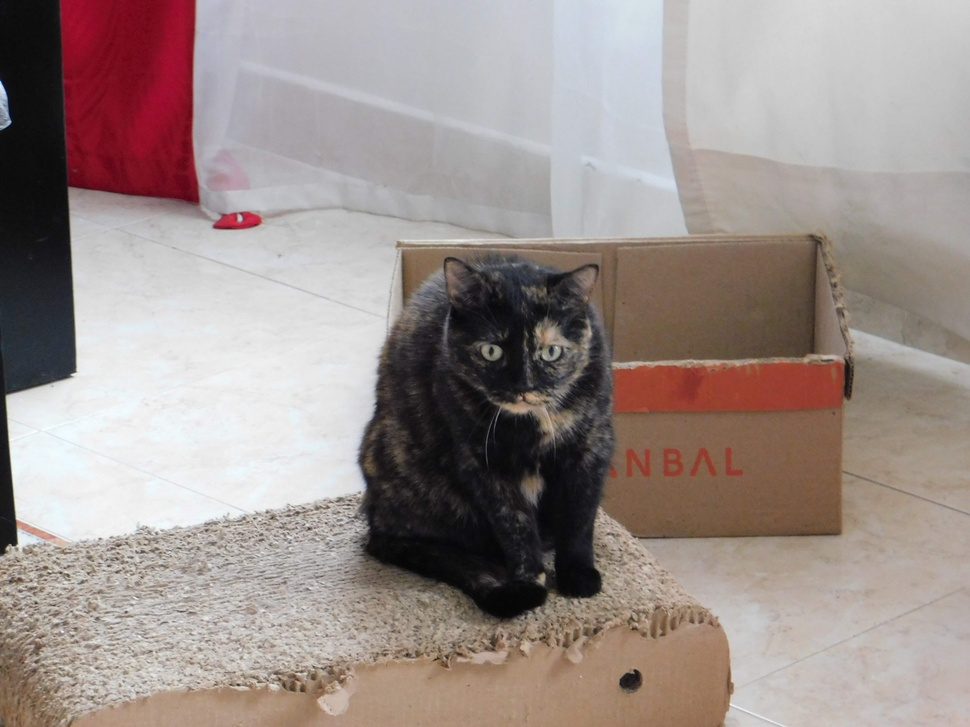
#> input picture images/hog_intro/DSCN0098.jpg, 970 x 727 px, shrunk from 4608 x 3456 before the run
$ jupyter execute 'HOG object detector .ipynb'   (shell and % lines are left out)
#> lines starting #> are read from the running program, lines starting #| are printed output that depends on the picture
# Author: Jose Garcia

[cell 1]
from matplotlib import pyplot as plt
import cv2
import glob
import random

[cell 2]
# How OpenCV manages images?

# Images are just arrays, let's see the first four rows of an image array
image = cv2.imread("images/hog_intro/DSCN0098.jpg")
#> image is the input picture: shape (727, 970, 3); mean B, G, R 139.9, 143.6, 156.2
image[0:4]

What did I print? What those numbers mean?

Most of the computers interpret an image as an array of color representation of 8 bits, this means, a number between 0 and 255. What you see in the last print statemen is this representation splitted into three different color channels: Red, Green and Blue, represented by a matrix that stores the pixels color representation of the image, this is what your computer 'sees' and that is why artificial vision applications requires some of math to be developed. For our fortune, OpenCV treats with it for us !!

<hr>

The vectors inside our arrays represents the colors in a 8-bit resolution
<div style="width:200px;overflow:hidden">
    <div style="background-color:red;height:10px;width:10px;display:inline-block">
    </div>
    <div style="display:inline-block">
        Pure Red [255, 0, 0]
    </div>
</div>

<div style="width:400px;overflow:hidden">
    <div style="background-color:rgb(255,255,0);height:10px;width:10px;display:inline-block">
    </div>
    <div style="display:inline-block">
        Mix of Red and Green [255, 255, 0]
    </div>
</div>

<div style="width:400px;overflow:hidden">
    <div style="background-color:rgb(0,127,127);height:10px;width:10px;display:inline-block">
    </div>
    <div style="display:inline-block">
        Attenuate mix of Green and Blue [0, 127, 127]
    </div>
</div>

[cell 3]
# Let's show the image to see how this array 'looks'

plt.axis('off')
plt.imshow(image)
plt.show()

Why the first signal is plotted in a 'strange' way?

Images are treated as an array of three channels: Red, Green and Blue. Opencv treats with them as BGR while matplot treats with them as RGB.

Let's solve this

[cell 4]
image_rgb = cv2.cvtColor(image, cv2.COLOR_BGR2RGB)
plt.axis('off')
plt.imshow(image_rgb)
plt.show()

[cell 5]
# let's plot other images

def retrieve_img_file_paths(path, img_format="jpg"):
    return glob.glob("{}/*.{}".format(path, img_format), recursive=True)

paths = retrieve_img_file_paths("images/hog_intro")

images = random.choices(paths, k=2)

plt.subplot(121)
plt.axis('off')
plt.title('Image 1')
plt.imshow(cv2.cvtColor(cv2.imread(images[0]), cv2.COLOR_BGR2RGB))
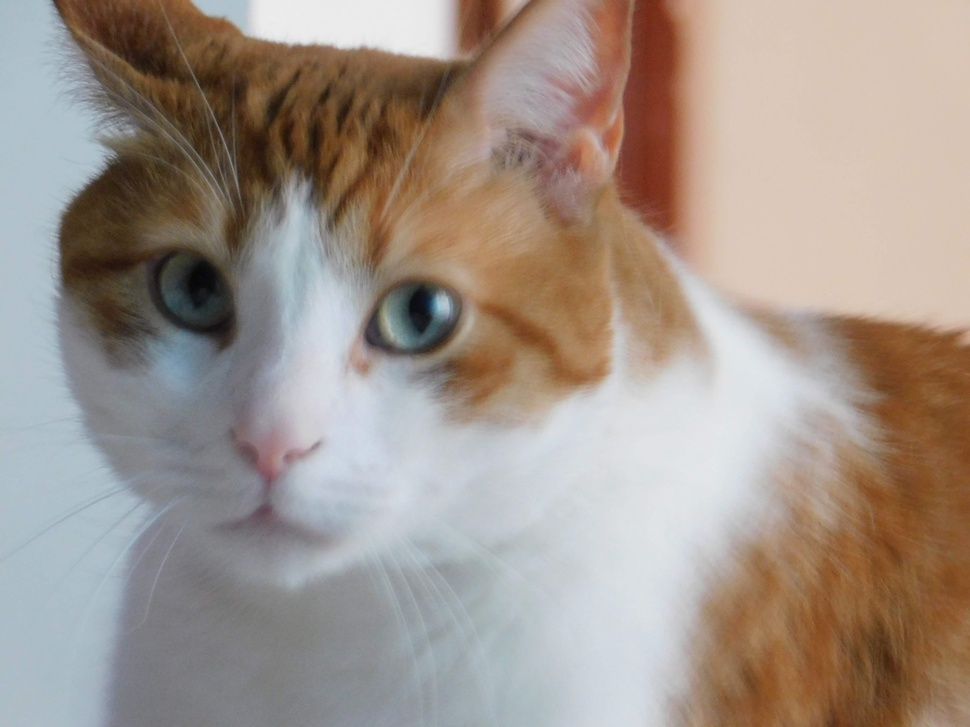
#> input picture images/hog_intro/DSCN0129.jpg, 970 x 727 px, shrunk from 4608 x 3456 before the run
plt.subplot(122)
plt.axis('off')
plt.title('Image 2')
plt.imshow(cv2.cvtColor(cv2.imread(images[1]), cv2.COLOR_BGR2RGB))
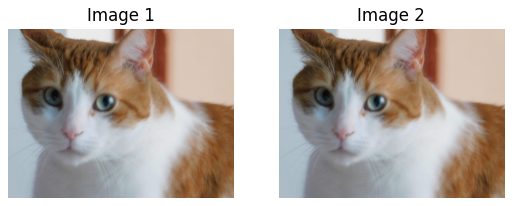
#> figure drawn by matplotlib, 2 panels

[cell 6]
# Images also has width and height

image_1 = cv2.imread(images[0])
#> image_1 is the input picture: shape (727, 970, 3); mean B, G, R 139, 148.1, 160.9
image_2 = cv2.imread(images[1])
print(image_1.shape, image_2.shape)
#| (727, 970, 3) (727, 970, 3)

## Grayspace Images

From our previous job, we know that an image is represented as a RGB matrix, but to process a three columns matrix can be computationally costly and because of this many applications transforms the image in a vector array of 'gray' pixels intensities.

Be careful, a grayscale space vector does not mean black or white, it is a new representation of the RGB space:

Y = 0.299 x R + 0.587 x G + 0.114 x B

due to the cones and receptors in our eyes, we are able to perceive nearly 2x the amount of green than red. And similarly, we notice over twice the amount of red than blue. Thus, we make sure to account for this when converting from RGB to grayscale.

[cell 7]
# Gray Scale Images

image = cv2.imread("images/hog_intro/DSCN0129.jpg")
gray = cv2.cvtColor(image, cv2.COLOR_BGR2GRAY)
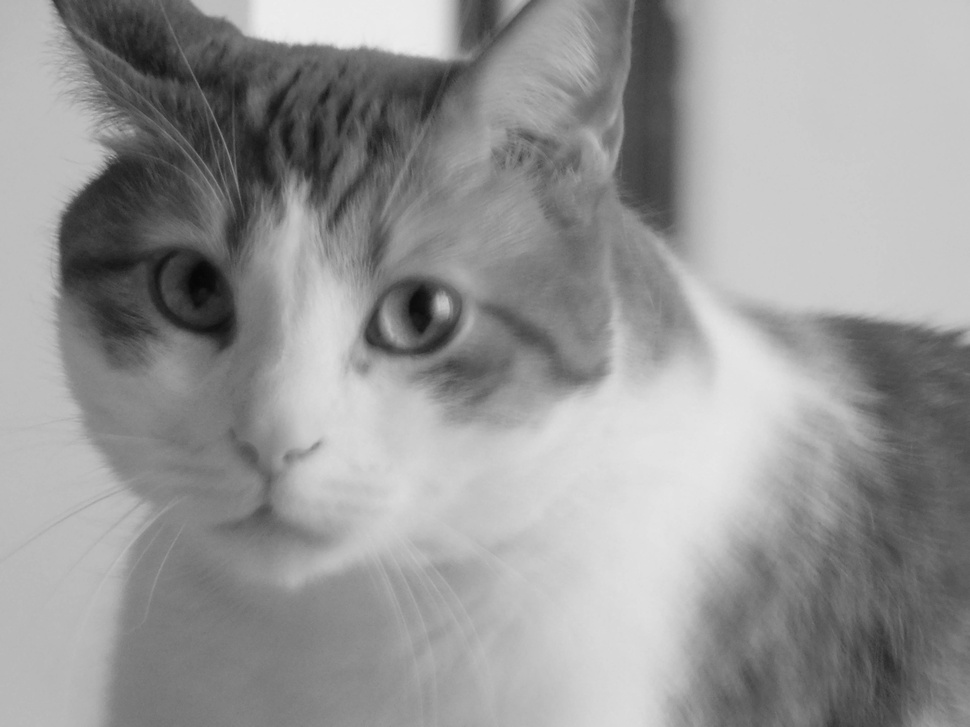
#> gray: shape (727, 970); min 7, max 238, mean 150.9

plt.figure(figsize=(20, 20))
plt.subplot(121)
plt.title('Original')
plt.axis('off')
plt.imshow(cv2.cvtColor(image, cv2.COLOR_BGR2RGB))
plt.subplot(122)
plt.title('gray')
plt.axis('off')
plt.imshow(gray, cmap='gray')
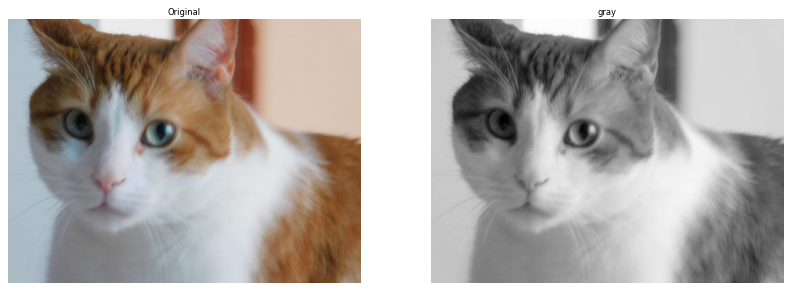
#> figure drawn by matplotlib, 2 panels

[cell 8]
# Gray Scale images are just vectors, not arrays!!!!!

gray[0:4]

## Image histogram

Histograms capture the frequency distribution of a set of data. From [pyimagsearch blog](https://www.pyimagesearch.com/2014/01/22/clever-girl-a-guide-to-utilizing-color-histograms-for-computer-vision-and-image-search-engines/):
"A histogram represents the distribution of pixel intensities (whether color or gray- scale) in an image. It can be visualized as a graph (or plot) that gives a high-level intuition of the intensity (pixel value) distribution. We are going to assume a RGB color space in this example, so these pixel values will be in the range of 0 to 255"

[cell 9]
image = cv2.imread("images/hog_intro/DSCN0129.jpg")
chans = cv2.split(image)
colors = ("b", "g", "r")
plt.figure(figsize=(20, 10))

plt.subplot(121)
plt.title('Original')
plt.axis('off')
plt.imshow(cv2.cvtColor(image, cv2.COLOR_BGR2RGB))
plt.subplot(122)

plt.title("'Flattened' Color Histogram")
plt.xlabel("Bins")
plt.ylabel("# of Pixels")

for (chan, color) in zip(chans, colors):
    hist = cv2.calcHist([chan], [0], None, [256], [0, 256])
    plt.plot(hist, color = color)
    plt.xlim([0, 256])
#> this loop made 3 passes
#> color on passes 1 to 3: 'b', 'g', 'r'
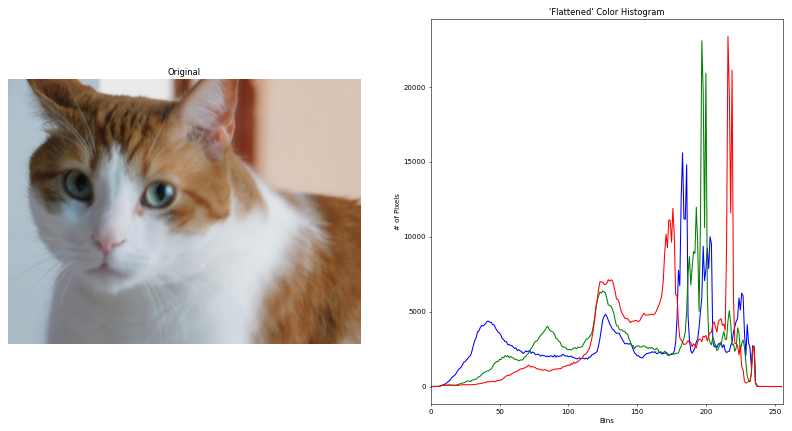
#> figure drawn by matplotlib, 2 panels; panel 2: curve peaks at x = 183, y = 15608; panel 2: curve peaks at x = 197, y = 23093; panel 2: curve peaks at x = 216, y = 23381

[cell 10]
image = cv2.imread("images/hog_intro/DSCN0129.jpg")
chans = cv2.split(image)
colors = ("b", "g", "r")
plt.figure(figsize=(20, 10))

plt.subplot(121)
plt.title('Original')
plt.axis('off')
plt.imshow(cv2.cvtColor(image, cv2.COLOR_BGR2RGB))
plt.subplot(122)

plt.title("'Normalized' Color Histogram")
plt.xlabel("Bins")
plt.ylabel("# of Pixels")

for (chan, color) in zip(chans, colors):
    hist = cv2.calcHist([chan], [0], None, [256], [0, 256])
    hist = hist / hist.sum()
    plt.plot(hist, color = color)
    plt.xlim([0, 256])
#> figure, not shown here; panel 2: curve peaks at x = 183, y = 0.0221; panel 2: curve peaks at x = 197, y = 0.0327; panel 2: curve peaks at x = 216, y = 0.0332

[cell 11]
# Histograms in gray images
image = cv2.imread("images/hog_intro/DSCN0129.jpg", 0)
plt.figure(figsize=(20, 10))

plt.subplot(121)
plt.title('Original')
plt.axis('off')
plt.imshow(cv2.cvtColor(image, cv2.COLOR_BGR2RGB))
plt.subplot(122)

plt.title("'Normalized' Gray Histogram")
plt.xlabel("Bins")
plt.ylabel("# of Pixels")

hist = cv2.calcHist([image], [0], None, [256], [0, 256])
#> hist = 256 values, max 24888 at index 201, min 0 at index 0, mean 2754.6
hist = hist / hist.sum()
#> hist = 256 values, max 0.0353 at index 201, min 0 at index 0, mean 0.00391
plt.plot(hist)
plt.xlim([0, 256])
#> Out = (0, 256)
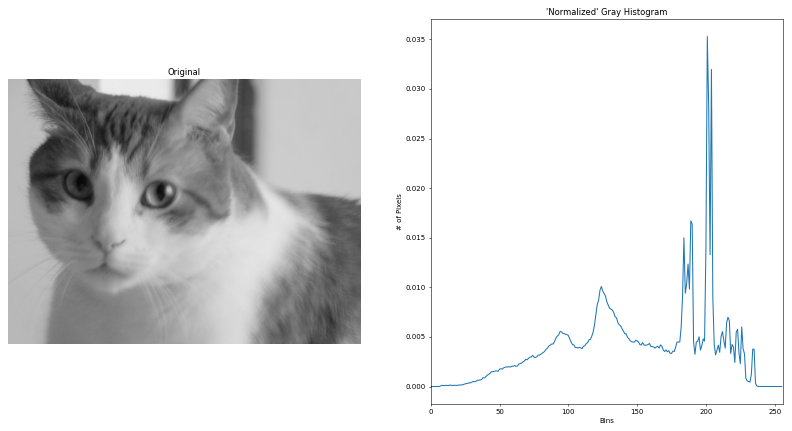
#> figure drawn by matplotlib, 2 panels; panel 2: curve peaks at x = 201, y = 0.0353
